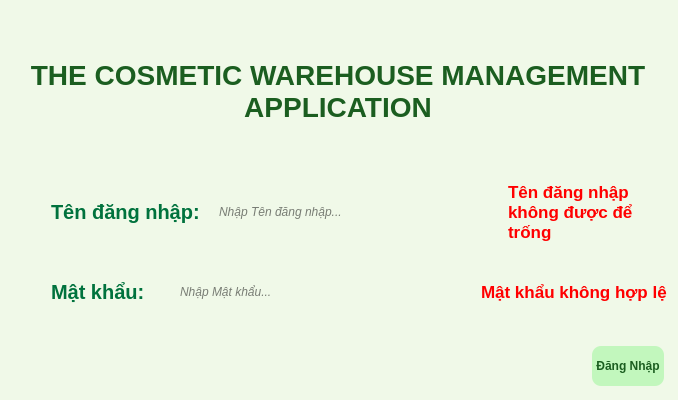
<?xml version="1.0" encoding="UTF-8"?>
<ui version="4.0">
 <class>LoginForm</class>
 <widget class="QWidget" name="LoginForm">
  <property name="geometry">
   <rect>
    <x>0</x>
    <y>0</y>
    <width>678</width>
    <height>400</height>
   </rect>
  </property>
  <property name="sizePolicy">
   <sizepolicy hsizetype="Expanding" vsizetype="Expanding">
    <horstretch>0</horstretch>
    <verstretch>0</verstretch>
   </sizepolicy>
  </property>
  <property name="minimumSize">
   <size>
    <width>0</width>
    <height>0</height>
   </size>
  </property>
  <property name="maximumSize">
   <size>
    <width>16777215</width>
    <height>16777215</height>
   </size>
  </property>
  <property name="styleSheet">
   <string notr="true">QWidget {
    background-color: #F0F9E8;
}
QLabel#titleLabel {
    font-size: 28px;
    font-weight: bold;
    color: #1B5E20;
}
QPushButton {
    border: none;
    border-radius: 12px;
    padding: 10px 20px;
    color: #1B5E20;
    font-weight: bold;
    background: qlineargradient(
        x1: 0, y1: 0, x2: 1, y2: 0,
        stop: 0 #19a1ad,
        stop: 1 #a1e383
    );
}
</string>
  </property>
  <layout class="QVBoxLayout" name="verticalLayout_4">
   <item>
    <widget class="QLabel" name="titleLabel">
     <property name="sizePolicy">
      <sizepolicy hsizetype="Preferred" vsizetype="Preferred">
       <horstretch>0</horstretch>
       <verstretch>0</verstretch>
      </sizepolicy>
     </property>
     <property name="minimumSize">
      <size>
       <width>654</width>
       <height>160</height>
      </size>
     </property>
     <property name="maximumSize">
      <size>
       <width>654</width>
       <height>160</height>
      </size>
     </property>
     <property name="font">
      <font>
       <family>Microsoft Sans Serif</family>
       <pointsize>-1</pointsize>
       <bold>true</bold>
      </font>
     </property>
     <property name="layoutDirection">
      <enum>Qt::LayoutDirection::LeftToRight</enum>
     </property>
     <property name="text">
      <string>THE COSMETIC WAREHOUSE MANAGEMENT APPLICATION</string>
     </property>
     <property name="alignment">
      <set>Qt::AlignmentFlag::AlignCenter</set>
     </property>
     <property name="wordWrap">
      <bool>true</bool>
     </property>
     <property name="margin">
      <number>50</number>
     </property>
    </widget>
   </item>
   <item>
    <layout class="QVBoxLayout" name="verticalLayout_2">
     <property name="spacing">
      <number>10</number>
     </property>
     <property name="leftMargin">
      <number>40</number>
     </property>
     <item>
      <layout class="QHBoxLayout" name="horizontalLayout_2">
       <property name="sizeConstraint">
        <enum>QLayout::SizeConstraint::SetFixedSize</enum>
       </property>
       <item>
        <widget class="QLabel" name="usernameLabel">
         <property name="font">
          <font>
           <family>Microsoft Sans Serif</family>
           <pointsize>15</pointsize>
           <bold>true</bold>
          </font>
         </property>
         <property name="styleSheet">
          <string notr="true">QLabel{
color: #00723D;   /* Màu xanh đậm */
  font-weight: bold;
}</string>
         </property>
         <property name="text">
          <string>Tên đăng nhập:</string>
         </property>
        </widget>
       </item>
       <item>
        <widget class="QFrame" name="frameUsername">
         <property name="enabled">
          <bool>true</bool>
         </property>
         <property name="sizePolicy">
          <sizepolicy hsizetype="MinimumExpanding" vsizetype="Fixed">
           <horstretch>0</horstretch>
           <verstretch>0</verstretch>
          </sizepolicy>
         </property>
         <property name="minimumSize">
          <size>
           <width>288</width>
           <height>29</height>
          </size>
         </property>
         <property name="maximumSize">
          <size>
           <width>300</width>
           <height>16777215</height>
          </size>
         </property>
         <property name="autoFillBackground">
          <bool>false</bool>
         </property>
         <property name="styleSheet">
          <string notr="true">QFrame {
    border: none;
    border-radius: 10px;
    background: qlineargradient(
        x1: 0, y1: 0, x2: 1, y2: 0,
        stop: 0 #19a1ad,
        stop: 1 #a1e383
    );
    padding: 2px;
}
QLineEdit {
    border: none;
    border-radius: 8px;
    background: #F0F9E8;
    padding: 5px;
}</string>
         </property>
         <property name="frameShape">
          <enum>QFrame::Shape::StyledPanel</enum>
         </property>
         <property name="lineWidth">
          <number>0</number>
         </property>
         <layout class="QHBoxLayout" name="horizontalLayout">
          <property name="spacing">
           <number>0</number>
          </property>
          <property name="sizeConstraint">
           <enum>QLayout::SizeConstraint::SetDefaultConstraint</enum>
          </property>
          <property name="leftMargin">
           <number>0</number>
          </property>
          <property name="topMargin">
           <number>0</number>
          </property>
          <property name="rightMargin">
           <number>0</number>
          </property>
          <property name="bottomMargin">
           <number>0</number>
          </property>
          <item>
           <widget class="QLineEdit" name="usernameEdit">
            <property name="sizePolicy">
             <sizepolicy hsizetype="MinimumExpanding" vsizetype="Fixed">
              <horstretch>0</horstretch>
              <verstretch>0</verstretch>
             </sizepolicy>
            </property>
            <property name="minimumSize">
             <size>
              <width>288</width>
              <height>29</height>
             </size>
            </property>
            <property name="maximumSize">
             <size>
              <width>300</width>
              <height>16777215</height>
             </size>
            </property>
            <property name="font">
             <font>
              <italic>true</italic>
             </font>
            </property>
            <property name="styleSheet">
             <string notr="true">QLineEdit focus{
color: #37B606;   /* Màu xanh đậm */

}</string>
            </property>
            <property name="frame">
             <bool>true</bool>
            </property>
            <property name="placeholderText">
             <string>Nhập Tên đăng nhập...</string>
            </property>
           </widget>
          </item>
         </layout>
        </widget>
       </item>
       <item>
        <widget class="QLabel" name="accountAnnouncementLabel">
         <property name="font">
          <font>
           <pointsize>13</pointsize>
           <bold>true</bold>
          </font>
         </property>
         <property name="styleSheet">
          <string notr="true">QLabel
{
	color: red;
}</string>
         </property>
         <property name="text">
          <string>Tên đăng nhập không được để trống</string>
         </property>
         <property name="wordWrap">
          <bool>true</bool>
         </property>
        </widget>
       </item>
      </layout>
     </item>
     <item>
      <layout class="QHBoxLayout" name="horizontalLayout_3">
       <property name="sizeConstraint">
        <enum>QLayout::SizeConstraint::SetFixedSize</enum>
       </property>
       <item>
        <widget class="QLabel" name="passwordLabel">
         <property name="font">
          <font>
           <family>Microsoft Sans Serif</family>
           <pointsize>15</pointsize>
           <bold>true</bold>
          </font>
         </property>
         <property name="styleSheet">
          <string notr="true">QLabel {
  color: #00723D;   /* Màu xanh đậm */
  font-weight: bold;
}
</string>
         </property>
         <property name="text">
          <string>Mật khẩu:</string>
         </property>
        </widget>
       </item>
       <item>
        <spacer name="horizontalSpacer">
         <property name="orientation">
          <enum>Qt::Orientation::Horizontal</enum>
         </property>
         <property name="sizeType">
          <enum>QSizePolicy::Policy::Fixed</enum>
         </property>
         <property name="sizeHint" stdset="0">
          <size>
           <width>0</width>
           <height>20</height>
          </size>
         </property>
        </spacer>
       </item>
       <item>
        <widget class="QFrame" name="framePassword">
         <property name="sizePolicy">
          <sizepolicy hsizetype="MinimumExpanding" vsizetype="Fixed">
           <horstretch>0</horstretch>
           <verstretch>0</verstretch>
          </sizepolicy>
         </property>
         <property name="minimumSize">
          <size>
           <width>288</width>
           <height>29</height>
          </size>
         </property>
         <property name="maximumSize">
          <size>
           <width>300</width>
           <height>16777215</height>
          </size>
         </property>
         <property name="styleSheet">
          <string notr="true">QFrame {
    border: none;
    border-radius: 10px;
    background: qlineargradient(
        x1: 0, y1: 0, x2: 1, y2: 0,
        stop: 0 #19a1ad,
        stop: 1 #a1e383
    );
    padding: 2px;
}
QLineEdit {
    border: none;
    border-radius: 8px;
    background: #F0F9E8;
    padding: 5px;
}</string>
         </property>
         <property name="frameShape">
          <enum>QFrame::Shape::StyledPanel</enum>
         </property>
         <layout class="QVBoxLayout" name="verticalLayout_3">
          <property name="spacing">
           <number>0</number>
          </property>
          <property name="leftMargin">
           <number>0</number>
          </property>
          <property name="topMargin">
           <number>0</number>
          </property>
          <property name="rightMargin">
           <number>0</number>
          </property>
          <property name="bottomMargin">
           <number>0</number>
          </property>
          <item>
           <widget class="QLineEdit" name="passwordEdit">
            <property name="sizePolicy">
             <sizepolicy hsizetype="MinimumExpanding" vsizetype="Fixed">
              <horstretch>0</horstretch>
              <verstretch>0</verstretch>
             </sizepolicy>
            </property>
            <property name="minimumSize">
             <size>
              <width>288</width>
              <height>29</height>
             </size>
            </property>
            <property name="maximumSize">
             <size>
              <width>300</width>
              <height>617215</height>
             </size>
            </property>
            <property name="font">
             <font>
              <italic>true</italic>
             </font>
            </property>
            <property name="echoMode">
             <enum>QLineEdit::EchoMode::PasswordEchoOnEdit</enum>
            </property>
            <property name="placeholderText">
             <string>Nhập Mật khẩu...</string>
            </property>
           </widget>
          </item>
         </layout>
        </widget>
       </item>
       <item>
        <widget class="QLabel" name="wrongPasswordLabel">
         <property name="font">
          <font>
           <pointsize>13</pointsize>
           <bold>true</bold>
          </font>
         </property>
         <property name="styleSheet">
          <string notr="true">QLabel
{
	color: red;
}</string>
         </property>
         <property name="text">
          <string>Mật khẩu không hợp lệ</string>
         </property>
         <property name="wordWrap">
          <bool>true</bool>
         </property>
        </widget>
       </item>
      </layout>
     </item>
    </layout>
   </item>
   <item>
    <spacer name="verticalSpacer">
     <property name="orientation">
      <enum>Qt::Orientation::Vertical</enum>
     </property>
     <property name="sizeType">
      <enum>QSizePolicy::Policy::Fixed</enum>
     </property>
     <property name="sizeHint" stdset="0">
      <size>
       <width>20</width>
       <height>10</height>
      </size>
     </property>
    </spacer>
   </item>
   <item>
    <widget class="QFrame" name="frame">
     <property name="sizePolicy">
      <sizepolicy hsizetype="Fixed" vsizetype="Fixed">
       <horstretch>0</horstretch>
       <verstretch>0</verstretch>
      </sizepolicy>
     </property>
     <property name="layoutDirection">
      <enum>Qt::LayoutDirection::RightToLeft</enum>
     </property>
     <property name="styleSheet">
      <string notr="true">QFrame {
    border: none;
    border-radius: 12px;
    background: qlineargradient(
        x1: 0, y1: 0, x2: 1, y2: 0,
        stop: 0 #19a1ad,
        stop: 1 #a1e383
    );
    padding: 3px;
}
</string>
     </property>
     <property name="frameShape">
      <enum>QFrame::Shape::StyledPanel</enum>
     </property>
     <property name="frameShadow">
      <enum>QFrame::Shadow::Raised</enum>
     </property>
     <layout class="QHBoxLayout" name="horizontalLayout_4">
      <property name="spacing">
       <number>0</number>
      </property>
      <property name="leftMargin">
       <number>0</number>
      </property>
      <property name="topMargin">
       <number>0</number>
      </property>
      <property name="rightMargin">
       <number>0</number>
      </property>
      <property name="bottomMargin">
       <number>0</number>
      </property>
      <item>
       <widget class="QPushButton" name="pushButton">
        <property name="sizePolicy">
         <sizepolicy hsizetype="Minimum" vsizetype="Minimum">
          <horstretch>0</horstretch>
          <verstretch>0</verstretch>
         </sizepolicy>
        </property>
        <property name="minimumSize">
         <size>
          <width>50</width>
          <height>40</height>
         </size>
        </property>
        <property name="styleSheet">
         <string notr="true">
QPushButton {
    border: none;
    border-radius: 9px;
    background: #C2F7BD;
    padding: 4px;
}</string>
        </property>
        <property name="text">
         <string>Đăng Nhập</string>
        </property>
       </widget>
      </item>
     </layout>
    </widget>
   </item>
  </layout>
 </widget>
 <resources/>
 <connections/>
</ui>
